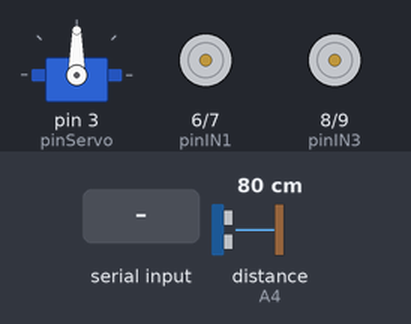
A sketch run on a simulated Arduino Uno, built with avr-gcc and run on an emulated ATmega328P. On the bench: servo, motor-driver pin pairs drawn as motors (green arrow = first pin HIGH = forward, orange = second pin HIGH = backward, longer = more drive, scaled by the enable pin). Wiring (inferred from the names in the program): ultrasonic range finder: trigger A5; echo A4. The test bench sets the inputs (shaded band); at power-on: distance to the obstacle (sensor on A4) 80 cm. The echo pulse lasts 58.3 µs per cm.

Above: at 1.2 s.
1.3 s: distance to the obstacle (sensor on A4) set to 2 cm
At 2.09 s:
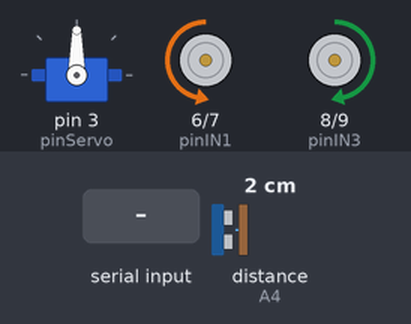
4.3 s: distance to the obstacle (sensor on A4) set to 35 cm
At 5.1 s:
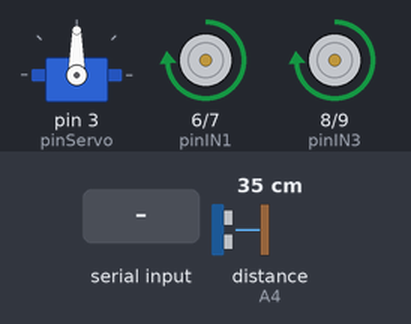
6.1 s: "f" received over Serial
At 6.7 s:
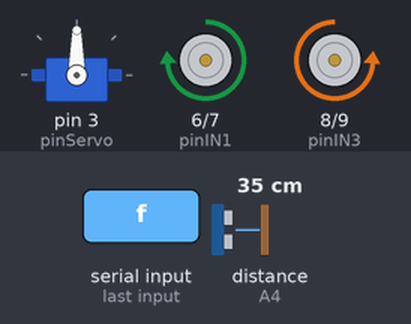
7.7 s: "r" received over Serial
At 9.1 s:
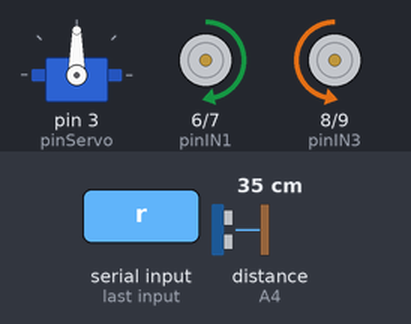
9.4 s: "t" received over Serial
At 10.8 s:
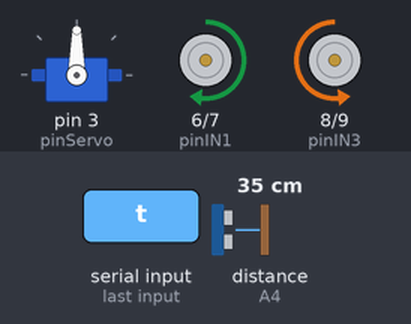
11.1 s: "l" received over Serial
At 11.27 s:
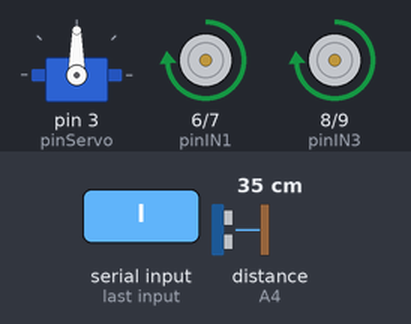
Timing chart, 0 to 13.8 s (numbered marks = the images above; inputs shaded):
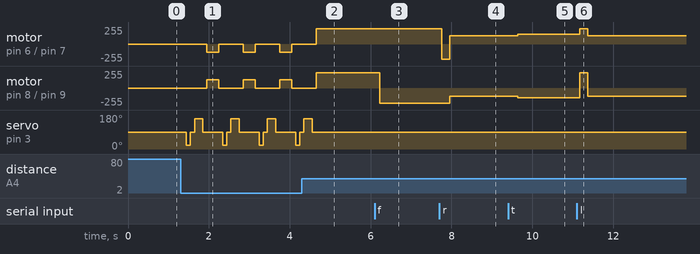

The sketch:

AdrianoRobotCar_v2.ino
```cpp
#include <Servo.h>

//Motor variables
//Left
const int pinENB = 11;
const int pinIN3 = 8;
const int pinIN4 = 9;

//Right
const int pinENA = 5;
const int pinIN1 = 6;
const int pinIN2 = 7;

//Speed settings
const int speedDefault = 125, speedMax = 255, speedMin = 0, speedIncrement = 20;
volatile int speedCurrent = speedMin;
const int delayRightLeftTurns = 50;

//Bluetooth variables
char btNew, btCurrent;
const char btValidCommands[] = {'f','l','r','b','s','t','w'};
int isBT = 0;

//Servo variables
Servo myServo; // create servo object to control servo
int pinServo = 3;
const int servoMinAngle = 20, servoMaxAngle = 160;

//Ultrasonic variables
const int pinEcho = A4;
const int pinTrig = A5;
float tempC = 25. , humidity = .5;
float pingTime;
float speedSound = 0.; //meters per sec
float distance = 0.; //cm
const int minDistance= 30; //cm
int rightDistance = 0, leftDistance = 0, middleDistance = 0;

//Global variables
char currentDirection = 's';
const char validDirections[] = {'f','b','s'};
volatile int isChangeDirection = 0;

void setup() {
  Serial.begin(9600);

  myServo.attach(pinServo);
  pinMode(pinEcho, INPUT);
  pinMode(pinTrig, OUTPUT);

  pinMode(pinENB, OUTPUT);
  pinMode(pinIN3, OUTPUT);
  pinMode(pinIN4, OUTPUT);
  pinMode(pinENA, OUTPUT);
  pinMode(pinIN1, OUTPUT);
  pinMode(pinIN2, OUTPUT);

  mStop();
}

void loop() {
  checkObstacle();
  bluetoothRemote();
}

void bluetoothRemote(){
  btNew = Serial.read(); //The Bluetooth serial port to receive the data in the function
  delay(50);

    for(int i=0; i<sizeof(btValidCommands); i++){
      if(btNew == btValidCommands[i]) {
        ChangeDirection(btNew);

        btCurrent = btNew;
        break;
      }
    }

    btCurrent = commandToMotorAction(btCurrent);
}

char commandToMotorAction(char newCommand){

   switch(newCommand){
    case 'f':
      mForward();
      break;
    case 'l':
      mLeft();
      newCommand = currentDirection;
      break;
    case 'r':
      mRight();
      newCommand = currentDirection;
      break;
    case 'b':
      mBack();
      break;
    case 's':
      mStop();
      break;
    case 't':
      mFaster();
      newCommand = currentDirection;
      break;
    case 'w':
      mSlower();
      newCommand = currentDirection;
      break;
    default:
      break; //do nothing for now
  }

  return newCommand;
}

void ChangeDirection(char newCommand){
  //check if changing direction
  if(newCommand != currentDirection)
  {
    for(int i=0; i<sizeof(validDirections); i++){
      if(newCommand == validDirections[i]) {
        isChangeDirection = 1;
        mStop(); //stop before changing direction
        speedCurrent = speedDefault;
        currentDirection = newCommand;
        break;
      }
    }
  }else{
    mFaster();
    isChangeDirection = 0; }
}

void mForward(){
  if(speedCurrent == speedMin) { speedCurrent = speedDefault;}

  leftForward();
  rightForward();
}

void mLeft(){
  speedCurrent = (int)(speedMax*.9);
  leftBack();
  rightForward();
  delay(delayRightLeftTurns);
  speedCurrent = speedDefault;
}

void mRight(){
  speedCurrent = (int)(speedMax*.9);
  leftForward();
  rightBack();
  delay(delayRightLeftTurns);
  speedCurrent = speedDefault;
}

void mBack(){
  if(speedCurrent == speedMin) { speedCurrent = speedDefault;}

  leftBack();
  rightBack();
}

void mStop(){
  speedCurrent = speedMin;
  leftBrake();
  rightBrake();
}

void mFaster(){
  speedCurrent+=speedIncrement;
  if(speedCurrent>speedMax) {speedCurrent = speedMax;}
}

void mSlower(){
  speedCurrent-=speedIncrement;
  if(speedCurrent < speedMin) {mStop();}
}


void leftBrake(){
  analogWrite(pinENB, speedCurrent);
  digitalWrite(pinIN3, LOW);
  digitalWrite(pinIN4, LOW);
}

void rightBrake(){
  analogWrite(pinENA, speedCurrent);
  digitalWrite(pinIN1, LOW);
  digitalWrite(pinIN2, LOW);
}

void leftForward(){
  analogWrite(pinENB, speedCurrent);
  digitalWrite(pinIN3, LOW);
  digitalWrite(pinIN4, HIGH);
}

void rightForward(){
  analogWrite(pinENA, speedCurrent);
  digitalWrite(pinIN1, HIGH);
  digitalWrite(pinIN2, LOW);
}

void leftBack(){
  analogWrite(pinENB, speedCurrent);
  digitalWrite(pinIN3, HIGH);
  digitalWrite(pinIN4, LOW);
}

void rightBack(){
  analogWrite(pinENA, speedCurrent);
  digitalWrite(pinIN1, LOW);
  digitalWrite(pinIN2, HIGH);
}


float ultraSonicSensorDistance(){
  //tempC = thermistorCelcius();

  //create pulse
  digitalWrite(pinTrig, LOW);
  delayMicroseconds(2);
  digitalWrite(pinTrig, HIGH);
  delayMicroseconds(10);
  digitalWrite(pinTrig, LOW);

  pingTime = pulseIn(pinEcho, HIGH); //time that signal was returned in microseconds

  speedSound = 331.4 + (.606 * tempC) + (.0124 * humidity); //Speed of sound in meters per second
  distance = speedSound * pingTime/2. / pow(10,6) * 100.; //distance in millimeters

  return (int)distance;
}

void checkObstacle()
{
    myServo.write(90);//setservo position according to scaled value
    delay(100);
    middleDistance = ultraSonicSensorDistance();

    #ifdef send
    Serial.print("middleDistance=");
    Serial.println(middleDistance);
    #endif

    if(middleDistance<=minDistance)
    {
      mStop();
      delay(100);
      myServo.write(servoMinAngle);//10°-180°
      delay(100);
      rightDistance = ultraSonicSensorDistance();

      #ifdef send
      Serial.print("rightDistance=");
      Serial.println(rightDistance);
      #endif

      myServo.write(90);
      delay(100);
      myServo.write(servoMaxAngle);
      delay(100);
      leftDistance = ultraSonicSensorDistance();

      #ifdef send
      Serial.print("leftDistance=");
      Serial.println(leftDistance);
      #endif

      delay(100);
      myServo.write(90);
      delay(100);

      if( rightDistance<=minDistance && leftDistance<=minDistance ){
        mBack();
        delay(200);
      }
      else if(rightDistance>leftDistance)
      {
        mRight();
      }
      else if(rightDistance<leftDistance)
      {
        mLeft();
      }
      else
      {
        mForward();
        delay(100);
      }

      checkObstacle();
    }
    //else
    //    mForward();
}

/*
double thermistorCelcius() {
 Vout = analogRead(thermPin);

 A = 1.129148e-03, B = 2.34125e-04, C = .876741e-07;
 R2 = R1static * (1023.0 / Vout - 1.0);
 R2log = log(R2);
 T = (1.0 / (A + B*R2log + C*R2log*R2log*R2log));
 T = T - 273.15;
 return T;
}*/
```

Measured:
- after the input at 1.3 s, motor on pin 6 (pinIN1) / pin 7 (pinIN2): alternates backward 125/255 for 0.30 s and stopped for 0.60 s, starting after 0.65 s; motor on pin 8 (pinIN3) / pin 9 (pinIN4): alternates forward 125/255 for 0.30 s and stopped for 0.60 s, starting after 0.65 s
- after the input at 4.3 s, servo on pin 3 (pinServo): goes on until 4.6 s, then stays 90°
- after the input at 6.1 s, motor on pin 8 (pinIN3) / pin 9 (pinIN4): forward 229/255 → backward 229/255 after 0.13 s
- after the input at 7.7 s, motor on pin 6 (pinIN1) / pin 7 (pinIN2): forward 229/255 → backward 229/255 after 0.06 s, → forward 125/255 0.20 s later; motor on pin 8 (pinIN3) / pin 9 (pinIN4): backward 229/255 → backward 125/255 after 0.26 s
- after the input at 9.4 s, motor on pin 6 (pinIN1) / pin 7 (pinIN2): forward 125/255 → forward 145/255 after 0.24 s; motor on pin 8 (pinIN3) / pin 9 (pinIN4): backward 125/255 → backward 145/255 after 0.24 s
- after the input at 11.1 s, motor on pin 6 (pinIN1) / pin 7 (pinIN2): forward 145/255 → forward 229/255 after 0.07 s, → forward 125/255 0.20 s later; motor on pin 8 (pinIN3) / pin 9 (pinIN4): backward 145/255 → forward 229/255 after 0.07 s, → backward 125/255 0.20 s later
